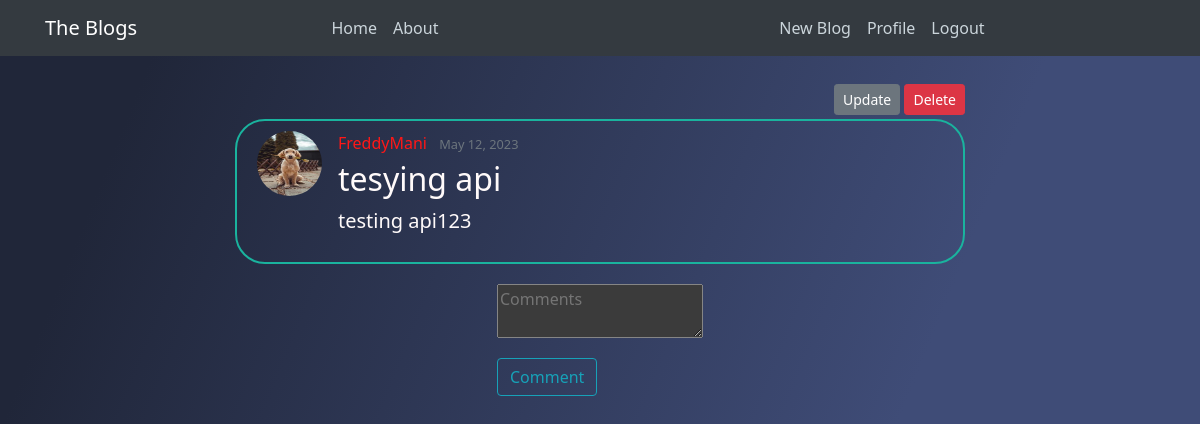
/post/tesying-api-81/ (signed in), run on the app's committed database.
### blog/models.py (models this page shows, shortened)
class Post(models.Model):
    title = models.CharField(max_length = 100)
    content = models.TextField()
    slugs = models.SlugField(blank=True, null =True, unique=True)
    date_posted = models.DateTimeField(auto_now_add= True)
    author = models.ForeignKey(User, on_delete = models.CASCADE)
    img_post = models.ImageField(upload_to='post_images/', null=True, blank=True)
    objects = PostManager()

### users/models.py (models this page shows, shortened)
class Profile(models.Model):
    user = models.OneToOneField(User, on_delete = models.CASCADE)
    image = models.ImageField(default = 'default.jpg', upload_to = 'profile_pics')

### blog/views.py (the view)
# urls.py: path('<slug:slugs>/',PostDetailView.as_view(), name='api-detail'),
class PostDetailView(LoginRequiredMixin,DetailView):
    model = Post
    form = CommentForm
    slug_field = 'slugs'
    slug_url_kwarg = 'slugs'
    template_name = 'blog/post_detail1.html'

### blog/models.py (called while the page is built)
    def get_queryset(self, *args, **kwargs):
        return PostQuerySet(self.model, using =self._db)

### blog/templates/blog/post_detail1.html (shortened to what this page needs)
{% extends "blog/base.html" %}
{% load crispy_forms_tags %}
{% load static %}
{% block content %}
{% if object.author.id == user.id %}
<div class="text-right">
    <a class="btn btn-secondary btn-sm mt-1 mb-1" href="{% url 'post-update' object.slugs %}">Update</a>
  <button id="post-delete" class = "btn btn-danger btn-sm mt-1 mb-1">Delete</button>
</div>
{% endif %}
<div class="detail-container">
    <article class="media content-section">
        <img class="rounded-circle article-img" src="{{ object.author.profile.image.url }}" alt="">
        <div class="media-body">
            <div class="article-metadata">
                <a class="mr-2" href="{% url 'user-posts' object.author.username %}">{{ object.author }}</a>
                <small class="text-muted">{{ object.date_posted|date:"F d, Y" }}</small>
            </div>
            <h2 class="article-title">{{ object.title }}</h2>
            <p class="article-content lead mt-2">{{ object.content }}</p>
        </div>
    </article>
        </div>
</div>
<div class="container">
    <div class="row justify-content-center">
        <form method="" id="commentsForm">
            <fieldset class="form-group comment">
                <textarea id="comment" placeholder="Comments"></textarea>
            </fieldset>
            <div class="form-group">
                <button class="btn btn-outline-info mt-1" type='submit'>Comment</button>
            </div>
    </div>
</div>
{% endblock content %}

### static/blog/main.css (style rules this page uses)
html,body { font-family: system-ui; color-scheme: dark; background: linear-gradient(112.1deg, rgb(32, 38, 57) 11.4%, rgb(63, 76, 119) 70.2%); color: snow; background-repeat: no-repeat; background-attachment: fixed; scroll-behavior: smooth; }
body { background:dark; margin-top: 5rem; }
h1, h2, h3, h4, h5, h6 { color: snow; }
.content-section { padding: 10px 20px; border: 2px solid hwb(172 10% 30%); border-radius: 30px; margin-bottom: 20px; }
.article-title { color:snow; }
.article-content { white-space: pre-line; }
.article-img { height: 65px; width: 65px; margin-right: 16px; }
.article-metadata { padding-bottom: 1px; margin-bottom: 4px; }
a { color: #ff1717; }

### data on the page
Post: author.profile.image (picture), author "FreddyMani", date_posted "May 12, 2023", title "tesying api", content "testing api123"
